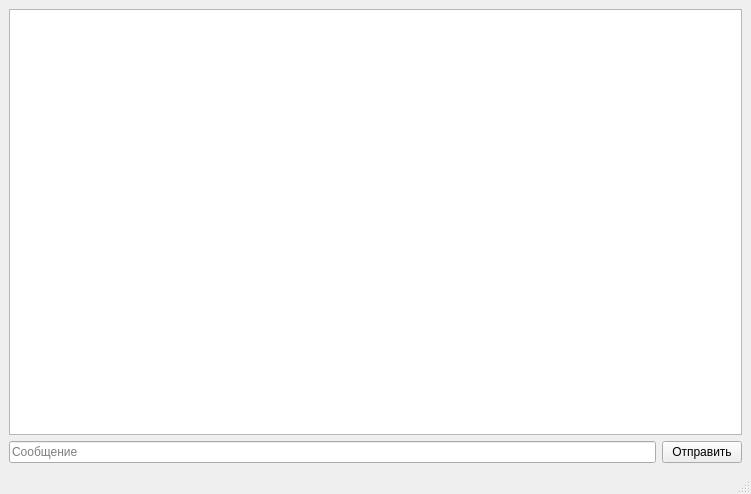
<?xml version="1.0" encoding="UTF-8"?>
<ui version="4.0">
 <class>MainWindow</class>
 <widget class="QMainWindow" name="MainWindow">
  <property name="geometry">
   <rect>
    <x>0</x>
    <y>0</y>
    <width>751</width>
    <height>494</height>
   </rect>
  </property>
  <property name="windowTitle">
   <string>Чат</string>
  </property>
  <widget class="QWidget" name="centralwidget">
   <layout class="QVBoxLayout" name="verticalLayout">
    <item>
     <widget class="QTextBrowser" name="textBrowser"/>
    </item>
    <item>
     <layout class="QHBoxLayout" name="horizontalLayout">
      <item>
       <widget class="QLineEdit" name="lineEdit">
        <property name="placeholderText">
         <string>Сообщение</string>
        </property>
       </widget>
      </item>
      <item>
       <widget class="QPushButton" name="pushButton">
        <property name="text">
         <string>Отправить</string>
        </property>
       </widget>
      </item>
     </layout>
    </item>
   </layout>
  </widget>
  <widget class="QMenuBar" name="menubar">
   <property name="geometry">
    <rect>
     <x>0</x>
     <y>0</y>
     <width>751</width>
     <height>22</height>
    </rect>
   </property>
  </widget>
  <widget class="QStatusBar" name="statusbar"/>
 </widget>
 <resources/>
 <connections/>
</ui>
